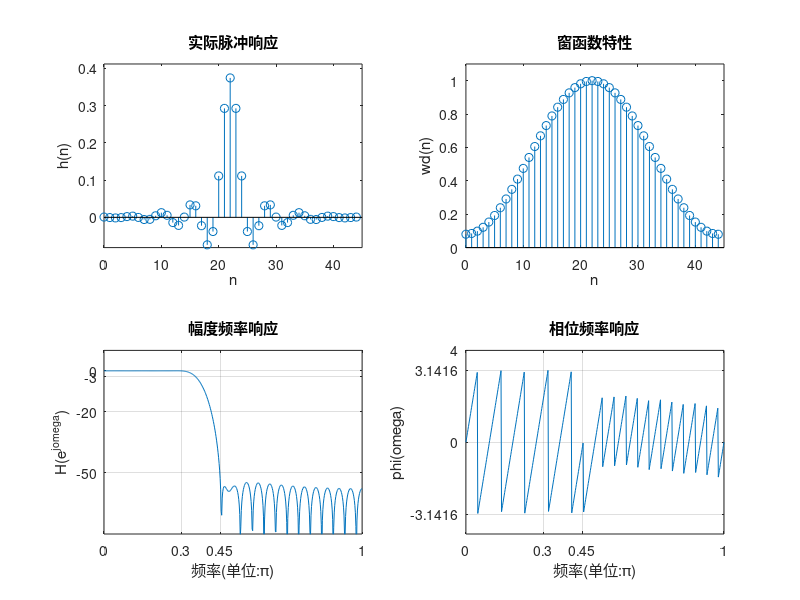

Source code (MATLAB):
wp=0.3*pi;ws=0.45*pi;
deltaw=ws-wp;
N0=ceil(6.6*pi/deltaw);
N=N0+mod(N0+1,2)%为实现 FIR 类型1偶对称滤波器，应确保 N 为奇数
windows=hamming(N);%使用哈明窗，此句可省略
wc=(ws+wp)/2/pi;%截止频率取归一化通阻带频率的平均值
b=fir1(N-1,wc,windows);%用 firl 函数求系统函数系数，windows 可省略
[H,w]=freqz(b,1,1000,'whole');
H=(H(1:501))';w=(w(1:501))';
mag=abs(H);
db=20*log10((mag+eps)/max(mag));
pha=angle(H);
n=0:N-1;dw=2*pi/1000;
Rp=-(min(db(1:wp/dw+1)))%检验通带波动
As=-round(max(db(ws/dw+1:501)))%检验最小阻带衰减

figure(2);
subplot(2,2,1);
stem(n,b);
axis([0,N,1.1*min(b),1.1*max(b)]);
title('实际脉冲响应');
xlabel('n');ylabel('h(n)');

subplot(2,2,2);
stem(n,windows);
axis([0,N,0,1.1]);
title('窗函数特性');
xlabel('n');ylabel('wd(n)');

subplot(2,2,3);
plot(w/pi,db);
axis([0,1,-80,10]);
title('幅度频率响应');
xlabel('频率(单位:\pi)');ylabel('H(e^{jomega})');
set(gca,'XTickMode','manual','XTick',[0,wp/pi,ws/pi,1 ]);
set(gca,'YTickMode','manual','YTick',[-50,-20,-3,0]);grid;

subplot(2,2,4);
plot(w/pi,pha);
axis([0,1,-4,4]);
title('相位频率响应');
xlabel('频率(单位:\pi)');ylabel('phi(omega)');
set(gca,'XTickMode','manual','XTick',[0,wp/pi,ws/pi,1]);
set(gca,'YTickMode','manual','YTick',[-3.1416,0,3.1416,4]);grid;
